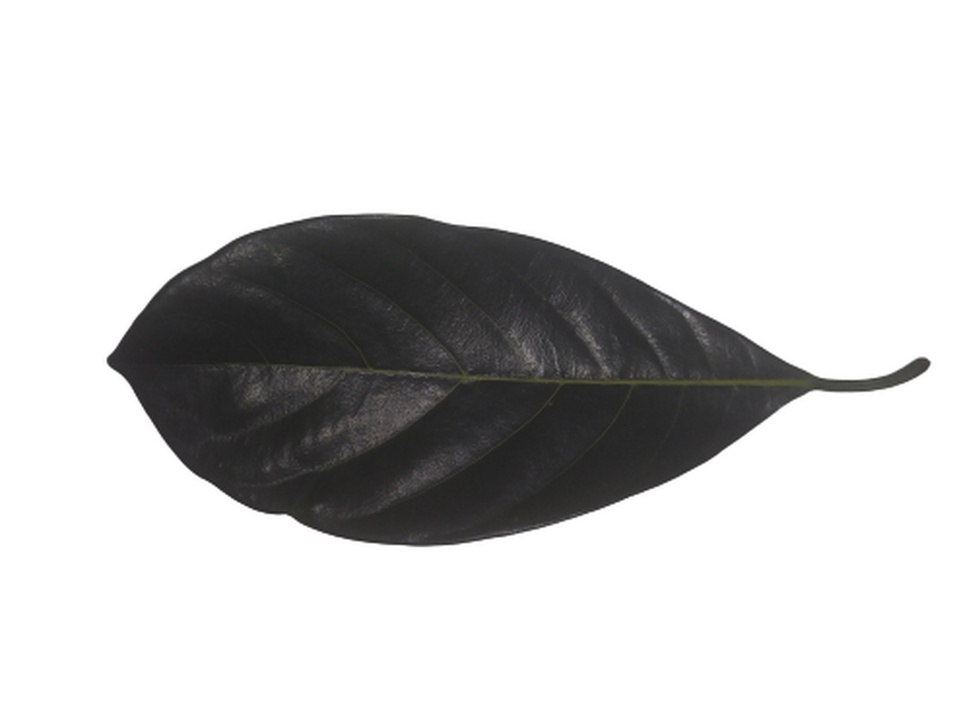
#> input picture Daun Nangka/051.jpg, 970 x 727 px, shrunk from 1600 x 1200 before the run, found by its file name
$ jupyter execute 'Splitting and merging channel.ipynb'   (shell and % lines are left out)
#> lines starting #> are read from the running program, lines starting #| are printed output that depends on the picture
<a href="https://colab.research.google.com/github/riopurba13/keceradasan_buatan_A/blob/main/image_fundamental/Splitting%20and%20merging%20channel.ipynb" target="_parent"></a>

[cell 1]
# import the necessary packages
from matplotlib import pyplot as plt
import numpy as np
import argparse
import cv2

[cell 2]
def plt_imshow(title, image):
	# convert the image frame BGR to RGB color space and display it
	image = cv2.cvtColor(image, cv2.COLOR_BGR2RGB)
	plt.imshow(image)
	plt.title(title)
	plt.grid(False)
	plt.show()

[cell 3]
# since we are using Jupyter Notebooks we can replace our argument
# parsing code with *hard coded* arguments and values
args = {
	"image": "051.jpg"
}

[cell 4]
# load the input image and grab each channel -- note how OpenCV
# represents images as NumPy arrays with channels in Blue, Green,
# Red ordering rather than Red, Green Blue
image = cv2.imread(args["image"])
#> image is the input picture: shape (727, 970, 3); mean B, G, R 207.9, 208, 208.1
(B, G, R) = cv2.split(image)

# show each channel individually
plt_imshow("Red", R)
plt_imshow("Green", G)
plt_imshow("Blue", B)

[cell 5]
merged = cv2.merge([B, G, R])
plt_imshow("Merged", merged)

[cell 6]
# visualize each channel in color
zeros = np.zeros(image.shape[:2], dtype="uint8")
plt_imshow("Red", cv2.merge([zeros, zeros, R]))
#> in plt_imshow (call 5), `image = cv2.cvtColor(image, cv2.COLOR_BGR2RGB)`:
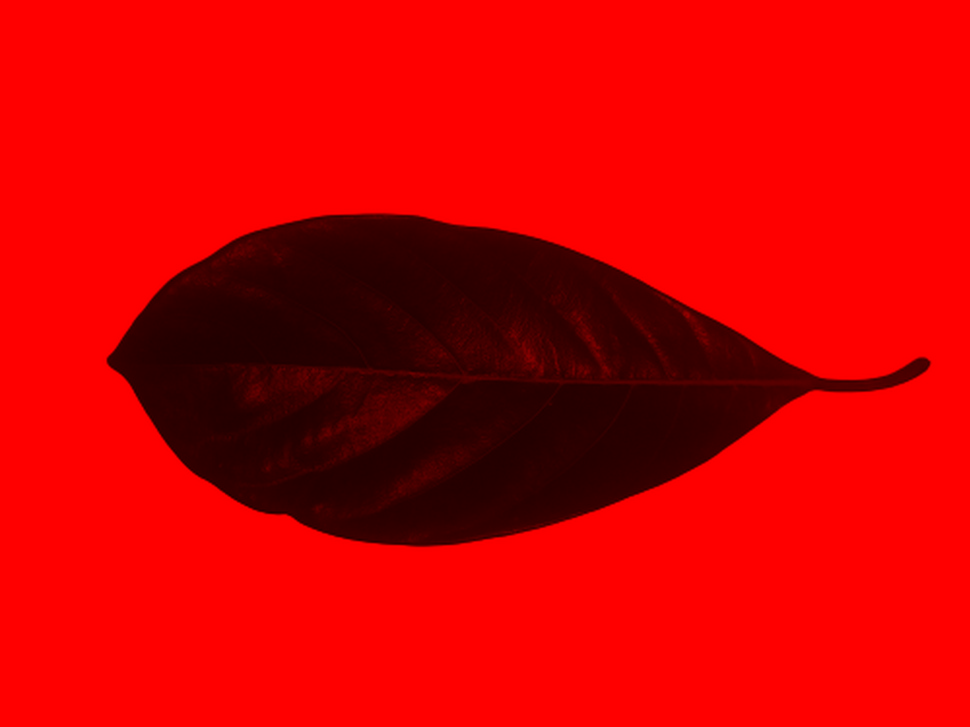
#> image: shape (727, 970, 3); mean R, G, B 208.1, 0, 0
plt_imshow("Green", cv2.merge([zeros, G, zeros]))
#> in plt_imshow (call 6), `image = cv2.cvtColor(image, cv2.COLOR_BGR2RGB)`:
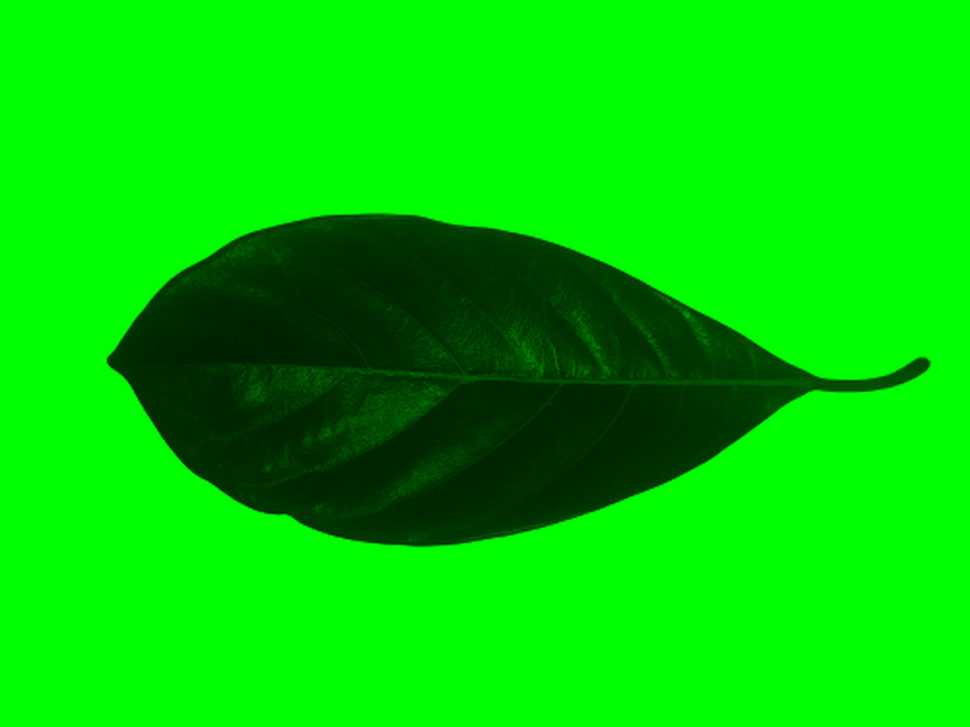
#> image: shape (727, 970, 3); mean R, G, B 0, 208, 0
plt_imshow("Blue", cv2.merge([B, zeros, zeros]))
#> in plt_imshow (call 7), `image = cv2.cvtColor(image, cv2.COLOR_BGR2RGB)`:
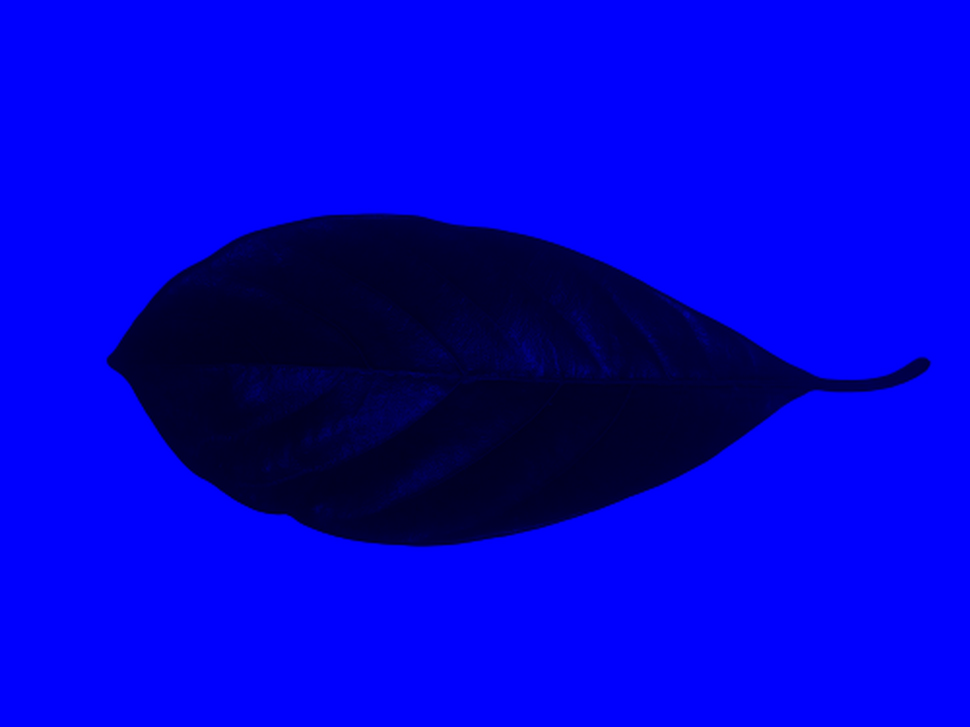
#> image: shape (727, 970, 3); mean R, G, B 0, 0, 207.9

$ run again, with Daun Nangka/052.jpg copied over Daun Nangka/051.jpg
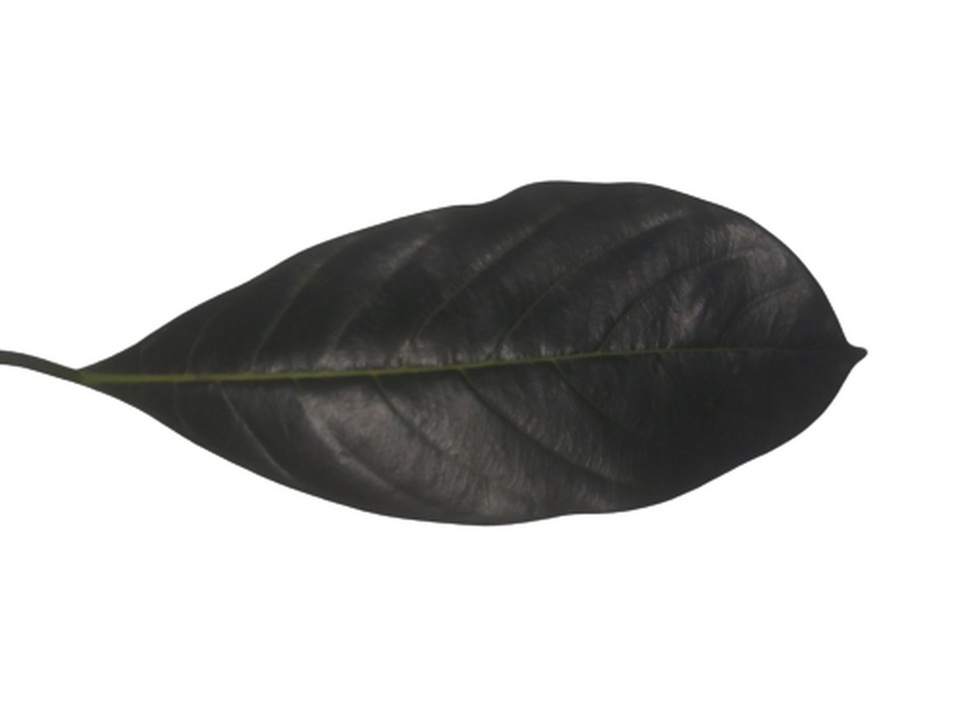
#> input picture Daun Nangka/052.jpg, 970 x 727 px, shrunk from 1600 x 1200 before the run, found by its file name
#> image is the input picture: shape (727, 970, 3); mean B, G, R 201.8, 202.4, 202.4
#> in plt_imshow (call 6), `image = cv2.cvtColor(image, cv2.COLOR_BGR2RGB)`:
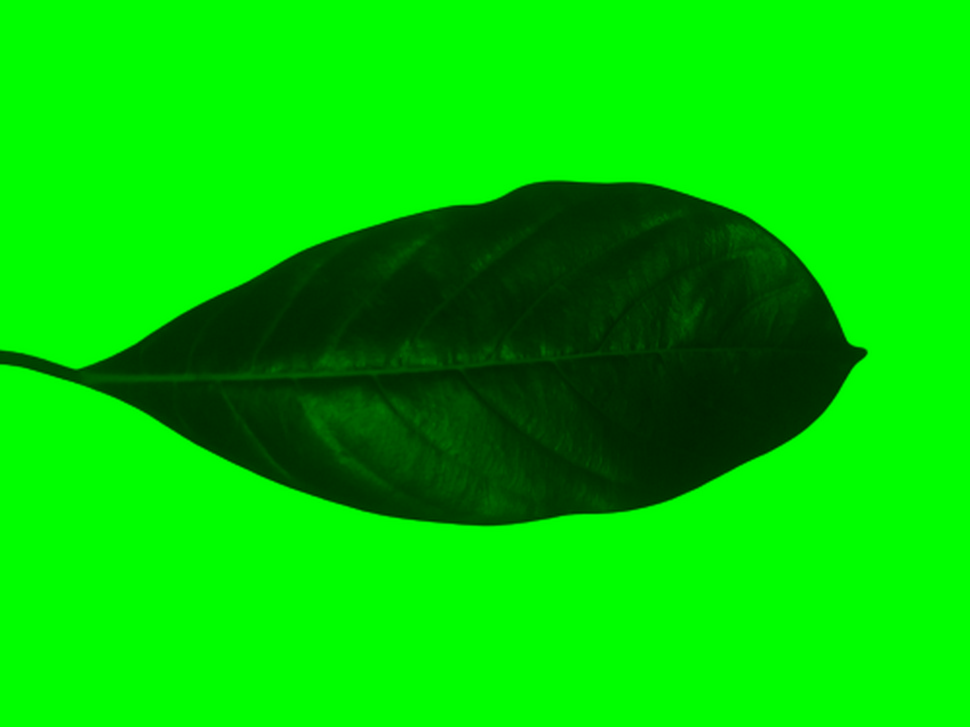
#> image: shape (727, 970, 3); mean R, G, B 0, 202.4, 0
#> in plt_imshow (call 7), `image = cv2.cvtColor(image, cv2.COLOR_BGR2RGB)`:
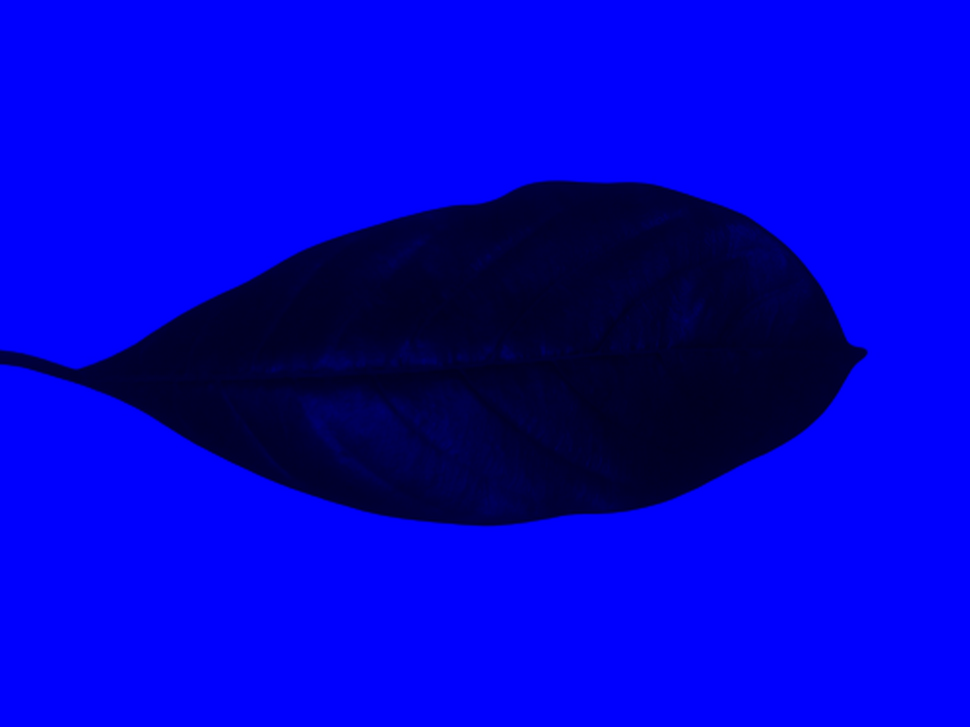
#> image: shape (727, 970, 3); mean R, G, B 0, 0, 201.8

$ run again, with Daun Nangka/053.jpg copied over Daun Nangka/051.jpg
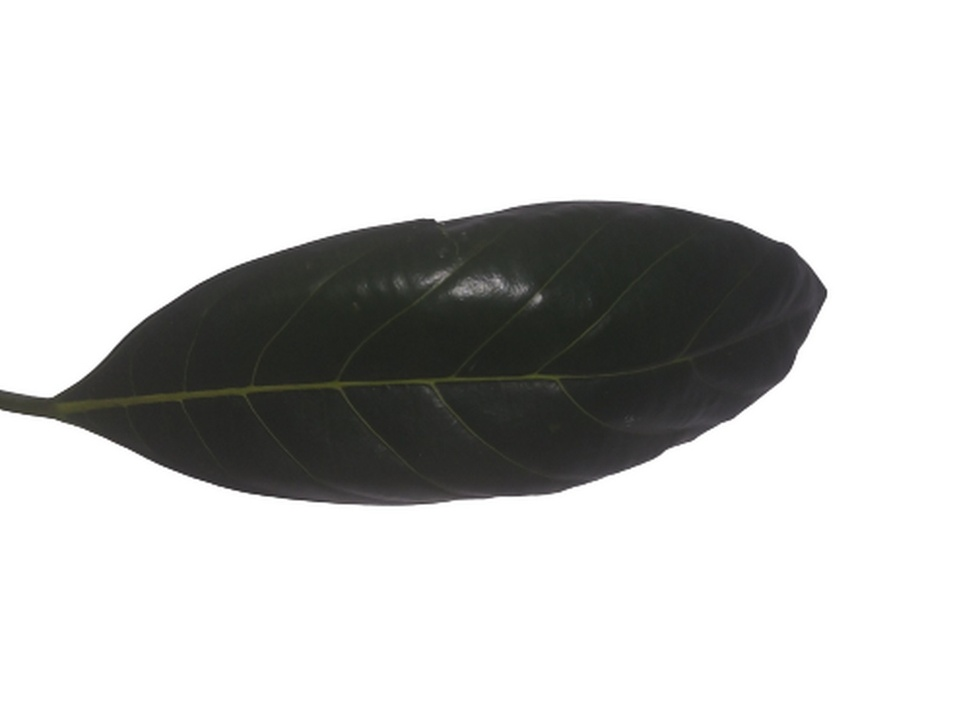
#> input picture Daun Nangka/053.jpg, 970 x 727 px, shrunk from 1600 x 1200 before the run, found by its file name
#> image is the input picture: shape (727, 970, 3); mean B, G, R 204.3, 205.1, 204.9
#> in plt_imshow (call 6), `image = cv2.cvtColor(image, cv2.COLOR_BGR2RGB)`:
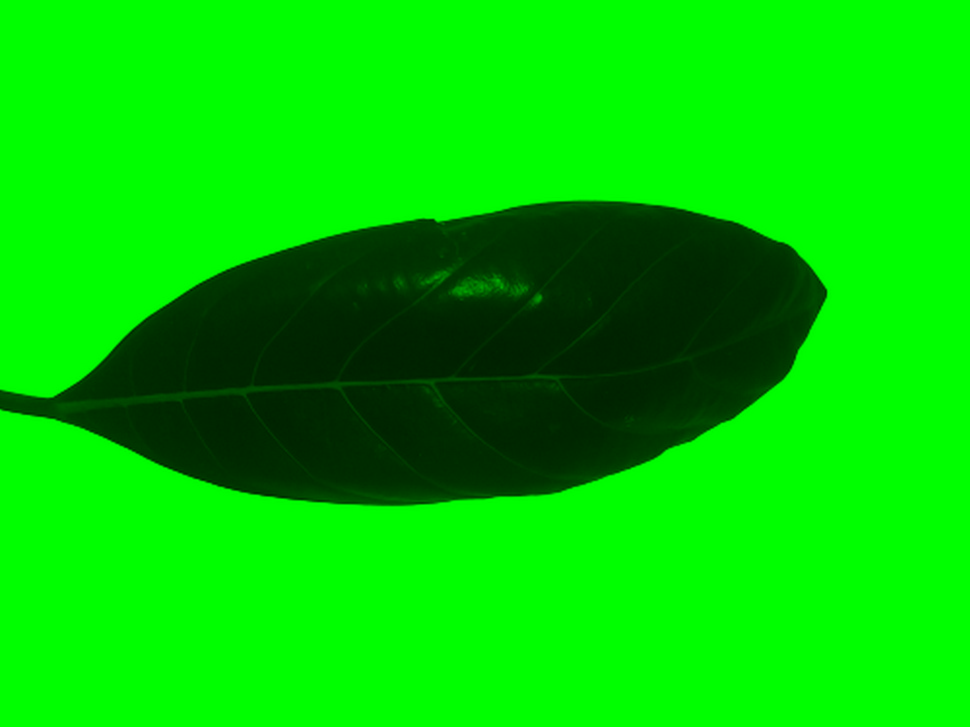
#> image: shape (727, 970, 3); mean R, G, B 0, 205.1, 0
#> in plt_imshow (call 7), `image = cv2.cvtColor(image, cv2.COLOR_BGR2RGB)`:
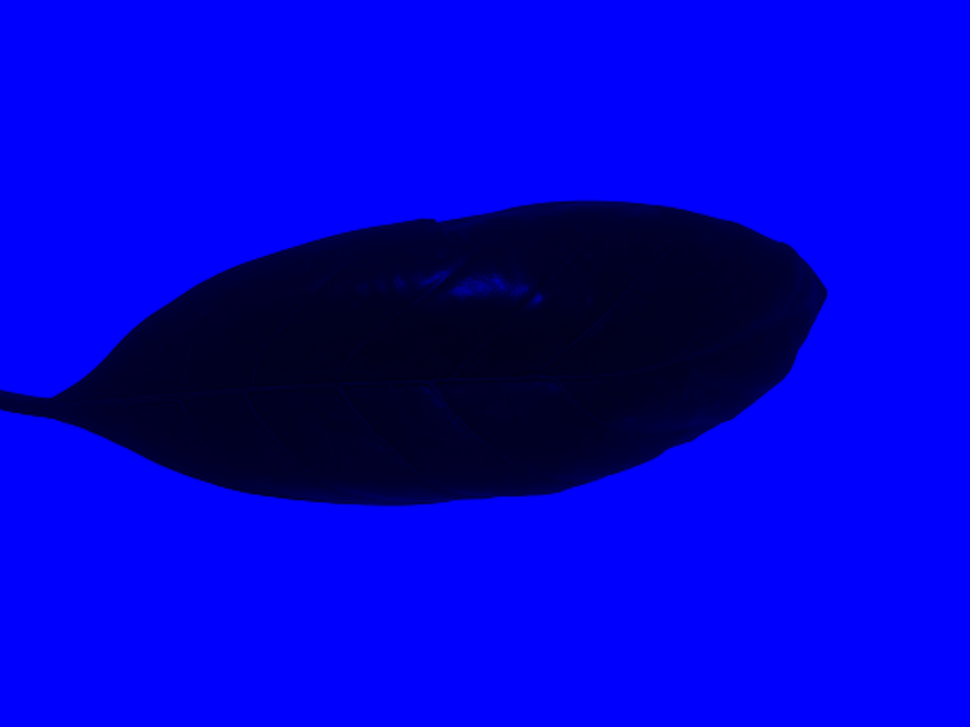
#> image: shape (727, 970, 3); mean R, G, B 0, 0, 204.3

$ run again, with Daun Nangka/054.jpg copied over Daun Nangka/051.jpg
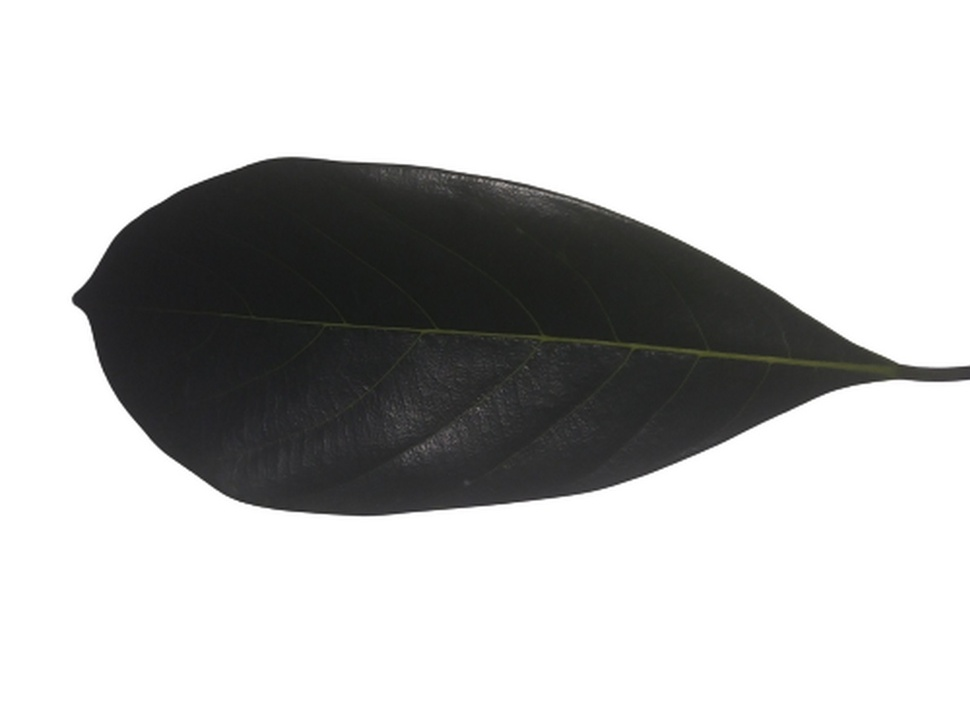
#> input picture Daun Nangka/054.jpg, 970 x 727 px, shrunk from 1600 x 1200 before the run, found by its file name
#> image is the input picture: shape (727, 970, 3); mean B, G, R 193.2, 193.6, 193.4
#> in plt_imshow (call 6), `image = cv2.cvtColor(image, cv2.COLOR_BGR2RGB)`:
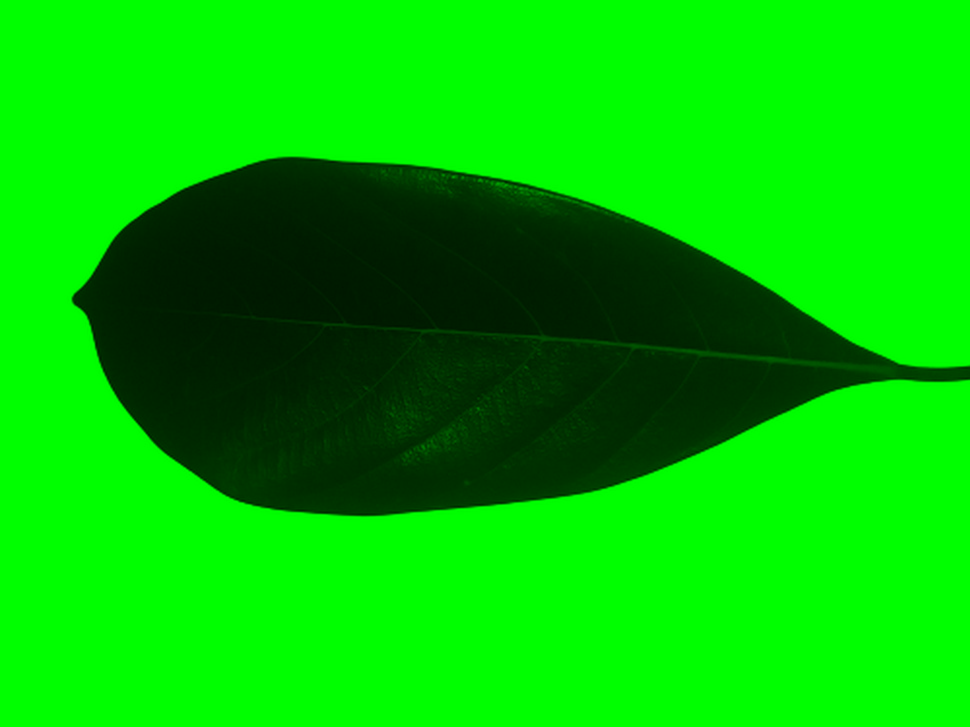
#> image: shape (727, 970, 3); mean R, G, B 0, 193.6, 0
#> in plt_imshow (call 7), `image = cv2.cvtColor(image, cv2.COLOR_BGR2RGB)`:
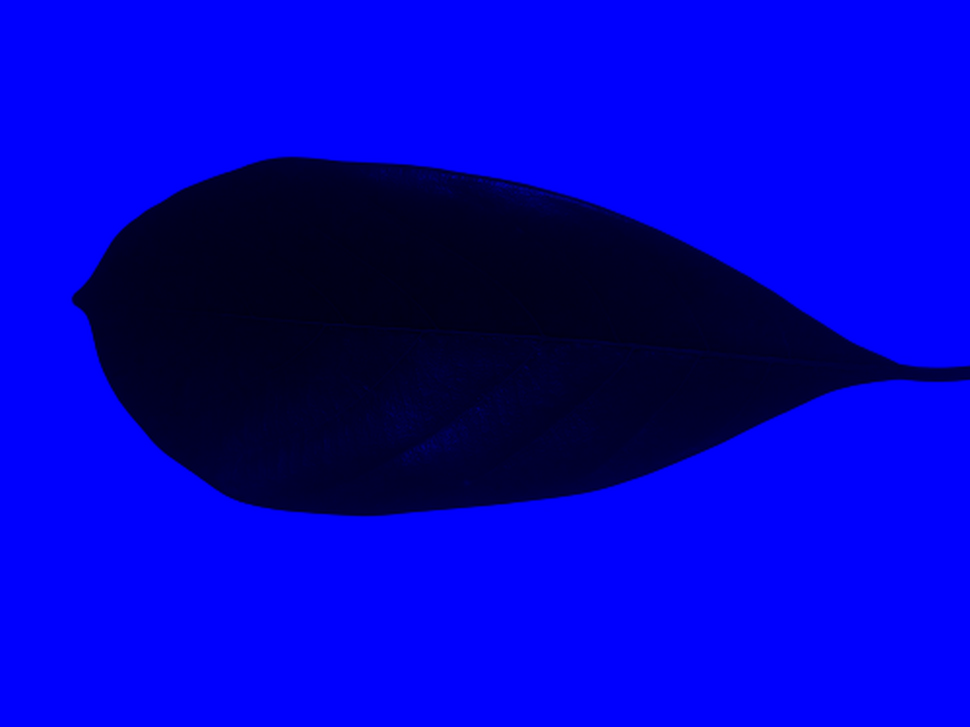
#> image: shape (727, 970, 3); mean R, G, B 0, 0, 193.2
